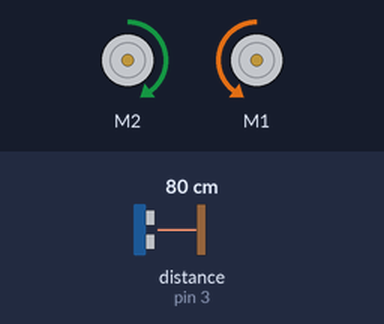
Bench run of a sketch on a simulated Arduino Uno, built with avr-gcc and run on an emulated ATmega328P. Parts: 2 × DC motor (green arrow = forward, orange = backward, longer = faster). The inputs (shaded band) are chosen by the test bench; at power-on: distance to the obstacle (sensor on pin 3) 80 cm.

Above: at 0.8 s.
0.9 s: distance to the obstacle (sensor on pin 3) set to 12 cm
2.4 s: distance to the obstacle (sensor on pin 3) set to 9 cm
At 3.2 s:
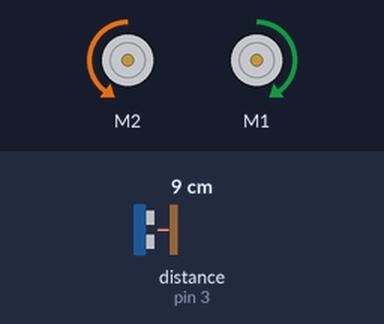
At 4.0 s:
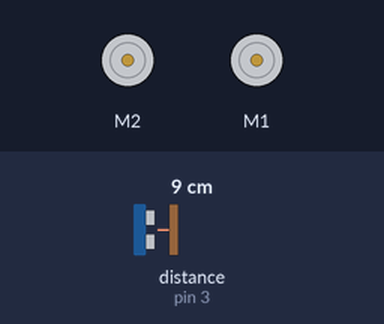
Timing chart, 0 to 5.5 s (numbered marks = the images above; inputs shaded):
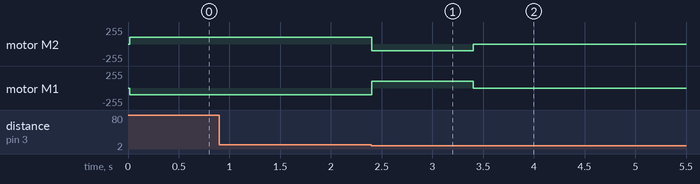

The sketch:

robot_evita_ostacoli.ino
```cpp
#include <MeMCore.h>
#include <Arduino.h>
#include <Wire.h>
#include <SoftwareSerial.h>

MeDCMotor motore_destra(10);
MeDCMotor motore_sinistra(9);
//aggiunto sensore di distanza
MeUltrasonicSensor ultrasonic_3(3);
MeBuzzer buzzer;


void avanti(int velocita) {
   motore_destra.run(velocita);
   motore_sinistra.run(-velocita);
}


void indietro(int velocita) {
   motore_destra.run(-velocita);
   motore_sinistra.run(velocita);
}

void indietro_destra(int velocita, float angolo) {
   motore_destra.run(int(-velocita*angolo));
   motore_sinistra.run(velocita);
}

void avanti_destra(int velocita, float angolo) {
   motore_destra.run(int(velocita*angolo));
   motore_sinistra.run(-velocita);
}

void indietro_sinistra(int velocita, float angolo) {
   motore_destra.run(-velocita);
   motore_sinistra.run(int(velocita*angolo));
}

void avanti_sinistra(int velocita, float angolo) {
   delay(1000);
   motore_destra.run(velocita);
   motore_sinistra.run(int(-velocita*angolo));
}
void stop() {
   motore_destra.run(0);
   motore_sinistra.run(0);
}

void setup() {
   int velocita = 100;
   while(ultrasonic_3.distanceCm()>10) {
   avanti(velocita);
   }
   stop();
   indietro(velocita);
   delay(1000);
   stop();
}

void loop() {

}
```

Measured:
- the behaviour switches between 11 and 10 cm on distance to the obstacle (sensor on pin 3) (found by bisection; images 0 and 1)
- after the input at 0.9 s, every drawn part: stays the same
- after the input at 2.4 s, motor M2: forward 100/255 → backward 100/255 at once, → stopped 1.0 s later; motor M1: backward 100/255 → forward 100/255 at once, → stopped 1.0 s later
